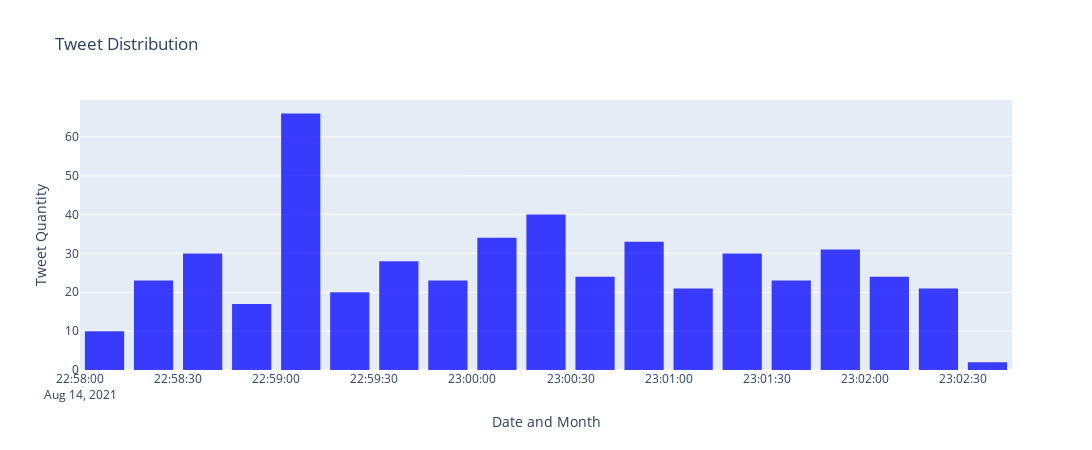

Here is the notebook cell this chart was saved with:
### Markdown cell above
## 3.1. Distribution

### Code cell
get_distribution(tweet_data)

### Figure 1 — Plotly figure (JSON) as saved in the notebook; plotly's stock layout.template omitted (floating-point values rounded to 4 significant figures; data arrays with more than 128 entries replaced by an {"elided": "..."} marker saying what was removed)
{"data": [{"marker": {"color": "blue"}, "opacity": 0.75, "type": "histogram", "x": {"elided": "500 str values"}}], "layout": {"bargap": 0.2, "height": 450, "title": {"text": "Tweet Distribution"}, "width": 1200, "xaxis": {"title": {"text": "Date and Month"}}, "yaxis": {"title": {"text": "Tweet Quantity"}}}}
